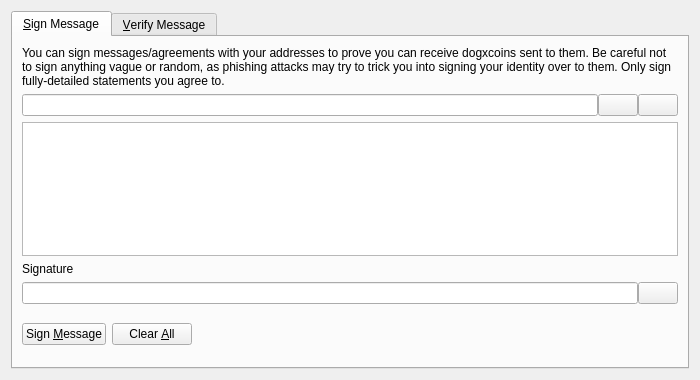
<?xml version="1.0" encoding="UTF-8"?>
<ui version="4.0">
 <class>SignVerifyMessageDialog</class>
 <widget class="QDialog" name="SignVerifyMessageDialog">
  <property name="geometry">
   <rect>
    <x>0</x>
    <y>0</y>
    <width>700</width>
    <height>380</height>
   </rect>
  </property>
  <property name="windowTitle">
   <string>Signatures - Sign / Verify a Message</string>
  </property>
  <property name="modal">
   <bool>true</bool>
  </property>
  <layout class="QVBoxLayout" name="verticalLayout">
   <item>
    <widget class="QTabWidget" name="tabWidget">
     <property name="currentIndex">
      <number>0</number>
     </property>
     <widget class="QWidget" name="tabSignMessage">
      <attribute name="title">
       <string>&amp;Sign Message</string>
      </attribute>
      <layout class="QVBoxLayout" name="verticalLayout_SM">
       <item>
        <widget class="QLabel" name="infoLabel_SM">
         <property name="text">
          <string>You can sign messages/agreements with your addresses to prove you can receive dogxcoins sent to them. Be careful not to sign anything vague or random, as phishing attacks may try to trick you into signing your identity over to them. Only sign fully-detailed statements you agree to.</string>
         </property>
         <property name="textFormat">
          <enum>Qt::PlainText</enum>
         </property>
         <property name="wordWrap">
          <bool>true</bool>
         </property>
        </widget>
       </item>
       <item>
        <layout class="QHBoxLayout" name="horizontalLayout_1_SM">
         <property name="spacing">
          <number>0</number>
         </property>
         <item>
          <widget class="QValidatedLineEdit" name="addressIn_SM">
           <property name="toolTip">
            <string>The Bitcoin address to sign the message with</string>
           </property>
          </widget>
         </item>
         <item>
          <widget class="QPushButton" name="addressBookButton_SM">
           <property name="toolTip">
            <string>Choose previously used address</string>
           </property>
           <property name="text">
            <string/>
           </property>
           <property name="icon">
            <iconset resource="../dogxcoin.qrc">
             <normaloff>:/icons/address-book</normaloff>:/icons/address-book</iconset>
           </property>
           <property name="shortcut">
            <string>Alt+A</string>
           </property>
           <property name="autoDefault">
            <bool>false</bool>
           </property>
          </widget>
         </item>
         <item>
          <widget class="QPushButton" name="pasteButton_SM">
           <property name="toolTip">
            <string>Paste address from clipboard</string>
           </property>
           <property name="text">
            <string/>
           </property>
           <property name="icon">
            <iconset resource="../dogxcoin.qrc">
             <normaloff>:/icons/editpaste</normaloff>:/icons/editpaste</iconset>
           </property>
           <property name="shortcut">
            <string>Alt+P</string>
           </property>
           <property name="autoDefault">
            <bool>false</bool>
           </property>
          </widget>
         </item>
        </layout>
       </item>
       <item>
        <widget class="QPlainTextEdit" name="messageIn_SM">
         <property name="toolTip">
          <string>Enter the message you want to sign here</string>
         </property>
        </widget>
       </item>
       <item>
        <widget class="QLabel" name="signatureLabel_SM">
         <property name="text">
          <string>Signature</string>
         </property>
         <property name="textFormat">
          <enum>Qt::PlainText</enum>
         </property>
        </widget>
       </item>
       <item>
        <layout class="QHBoxLayout" name="horizontalLayout_2_SM">
         <property name="spacing">
          <number>0</number>
         </property>
         <item>
          <widget class="QLineEdit" name="signatureOut_SM">
           <property name="font">
            <font>
             <italic>true</italic>
            </font>
           </property>
           <property name="readOnly">
            <bool>true</bool>
           </property>
          </widget>
         </item>
         <item>
          <widget class="QPushButton" name="copySignatureButton_SM">
           <property name="toolTip">
            <string>Copy the current signature to the system clipboard</string>
           </property>
           <property name="text">
            <string/>
           </property>
           <property name="icon">
            <iconset resource="../dogxcoin.qrc">
             <normaloff>:/icons/editcopy</normaloff>:/icons/editcopy</iconset>
           </property>
           <property name="autoDefault">
            <bool>false</bool>
           </property>
          </widget>
         </item>
        </layout>
       </item>
       <item>
        <layout class="QHBoxLayout" name="horizontalLayout_3_SM">
         <item>
          <widget class="QPushButton" name="signMessageButton_SM">
           <property name="toolTip">
            <string>Sign the message to prove you own this Bitcoin address</string>
           </property>
           <property name="text">
            <string>Sign &amp;Message</string>
           </property>
           <property name="icon">
            <iconset resource="../dogxcoin.qrc">
             <normaloff>:/icons/edit</normaloff>:/icons/edit</iconset>
           </property>
           <property name="autoDefault">
            <bool>false</bool>
           </property>
          </widget>
         </item>
         <item>
          <widget class="QPushButton" name="clearButton_SM">
           <property name="toolTip">
            <string>Reset all sign message fields</string>
           </property>
           <property name="text">
            <string>Clear &amp;All</string>
           </property>
           <property name="icon">
            <iconset resource="../dogxcoin.qrc">
             <normaloff>:/icons/remove</normaloff>:/icons/remove</iconset>
           </property>
           <property name="autoDefault">
            <bool>false</bool>
           </property>
          </widget>
         </item>
         <item>
          <spacer name="horizontalSpacer_1_SM">
           <property name="orientation">
            <enum>Qt::Horizontal</enum>
           </property>
           <property name="sizeHint" stdset="0">
            <size>
             <width>40</width>
             <height>48</height>
            </size>
           </property>
          </spacer>
         </item>
         <item>
          <widget class="QLabel" name="statusLabel_SM">
           <property name="font">
            <font>
             <weight>75</weight>
             <bold>true</bold>
            </font>
           </property>
           <property name="text">
            <string/>
           </property>
           <property name="wordWrap">
            <bool>true</bool>
           </property>
          </widget>
         </item>
         <item>
          <spacer name="horizontalSpacer_2_SM">
           <property name="orientation">
            <enum>Qt::Horizontal</enum>
           </property>
           <property name="sizeHint" stdset="0">
            <size>
             <width>40</width>
             <height>48</height>
            </size>
           </property>
          </spacer>
         </item>
        </layout>
       </item>
      </layout>
     </widget>
     <widget class="QWidget" name="tabVerifyMessage">
      <attribute name="title">
       <string>&amp;Verify Message</string>
      </attribute>
      <layout class="QVBoxLayout" name="verticalLayout_VM">
       <item>
        <widget class="QLabel" name="infoLabel_VM">
         <property name="text">
          <string>Enter the receiver's address, message (ensure you copy line breaks, spaces, tabs, etc. exactly) and signature below to verify the message. Be careful not to read more into the signature than what is in the signed message itself, to avoid being tricked by a man-in-the-middle attack. Note that this only proves the signing party receives with the address, it cannot prove sendership of any transaction!</string>
         </property>
         <property name="textFormat">
          <enum>Qt::PlainText</enum>
         </property>
         <property name="alignment">
          <set>Qt::AlignLeading|Qt::AlignLeft|Qt::AlignTop</set>
         </property>
         <property name="wordWrap">
          <bool>true</bool>
         </property>
        </widget>
       </item>
       <item>
        <layout class="QHBoxLayout" name="horizontalLayout_1_VM">
         <property name="spacing">
          <number>0</number>
         </property>
         <item>
          <widget class="QValidatedLineEdit" name="addressIn_VM">
           <property name="toolTip">
            <string>The Bitcoin address the message was signed with</string>
           </property>
          </widget>
         </item>
         <item>
          <widget class="QPushButton" name="addressBookButton_VM">
           <property name="toolTip">
            <string>Choose previously used address</string>
           </property>
           <property name="text">
            <string/>
           </property>
           <property name="icon">
            <iconset resource="../dogxcoin.qrc">
             <normaloff>:/icons/address-book</normaloff>:/icons/address-book</iconset>
           </property>
           <property name="shortcut">
            <string>Alt+A</string>
           </property>
           <property name="autoDefault">
            <bool>false</bool>
           </property>
          </widget>
         </item>
        </layout>
       </item>
       <item>
        <widget class="QPlainTextEdit" name="messageIn_VM"/>
       </item>
       <item>
        <widget class="QValidatedLineEdit" name="signatureIn_VM"/>
       </item>
       <item>
        <layout class="QHBoxLayout" name="horizontalLayout_2_VM">
         <item>
          <widget class="QPushButton" name="verifyMessageButton_VM">
           <property name="toolTip">
            <string>Verify the message to ensure it was signed with the specified Bitcoin address</string>
           </property>
           <property name="text">
            <string>Verify &amp;Message</string>
           </property>
           <property name="icon">
            <iconset resource="../dogxcoin.qrc">
             <normaloff>:/icons/transaction_0</normaloff>:/icons/transaction_0</iconset>
           </property>
           <property name="autoDefault">
            <bool>false</bool>
           </property>
          </widget>
         </item>
         <item>
          <widget class="QPushButton" name="clearButton_VM">
           <property name="toolTip">
            <string>Reset all verify message fields</string>
           </property>
           <property name="text">
            <string>Clear &amp;All</string>
           </property>
           <property name="icon">
            <iconset resource="../dogxcoin.qrc">
             <normaloff>:/icons/remove</normaloff>:/icons/remove</iconset>
           </property>
           <property name="autoDefault">
            <bool>false</bool>
           </property>
          </widget>
         </item>
         <item>
          <spacer name="horizontalSpacer_1_VM">
           <property name="orientation">
            <enum>Qt::Horizontal</enum>
           </property>
           <property name="sizeHint" stdset="0">
            <size>
             <width>40</width>
             <height>48</height>
            </size>
           </property>
          </spacer>
         </item>
         <item>
          <widget class="QLabel" name="statusLabel_VM">
           <property name="font">
            <font>
             <weight>75</weight>
             <bold>true</bold>
            </font>
           </property>
           <property name="text">
            <string/>
           </property>
           <property name="wordWrap">
            <bool>true</bool>
           </property>
          </widget>
         </item>
         <item>
          <spacer name="horizontalSpacer_2_VM">
           <property name="orientation">
            <enum>Qt::Horizontal</enum>
           </property>
           <property name="sizeHint" stdset="0">
            <size>
             <width>40</width>
             <height>48</height>
            </size>
           </property>
          </spacer>
         </item>
        </layout>
       </item>
      </layout>
     </widget>
    </widget>
   </item>
  </layout>
 </widget>
 <customwidgets>
  <customwidget>
   <class>QValidatedLineEdit</class>
   <extends>QLineEdit</extends>
   <header>qt/qvalidatedlineedit.h</header>
  </customwidget>
 </customwidgets>
 <resources>
  <include location="../dogxcoin.qrc"/>
 </resources>
 <connections/>
</ui>
